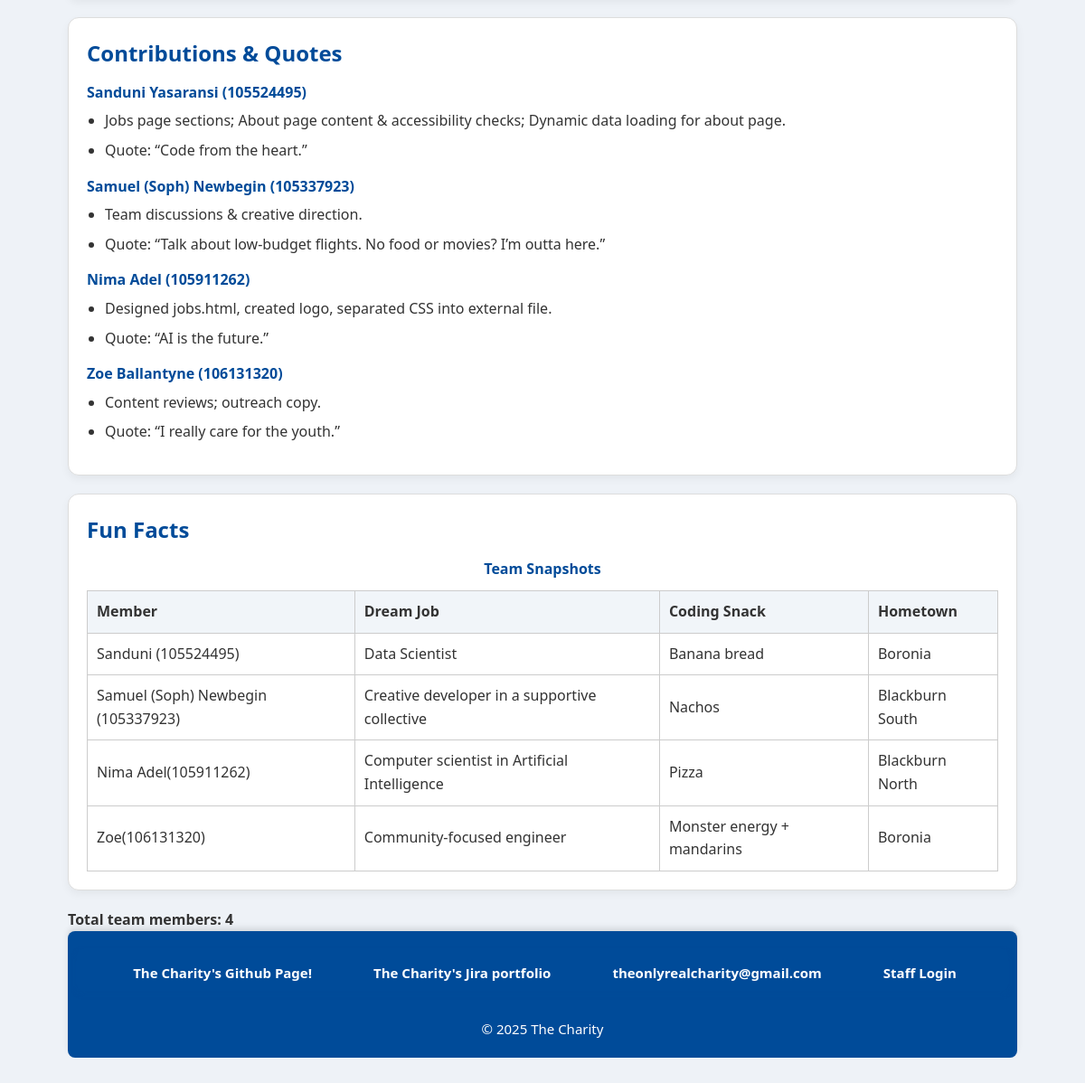
Page /about.php (lower part) on the earlier database version.
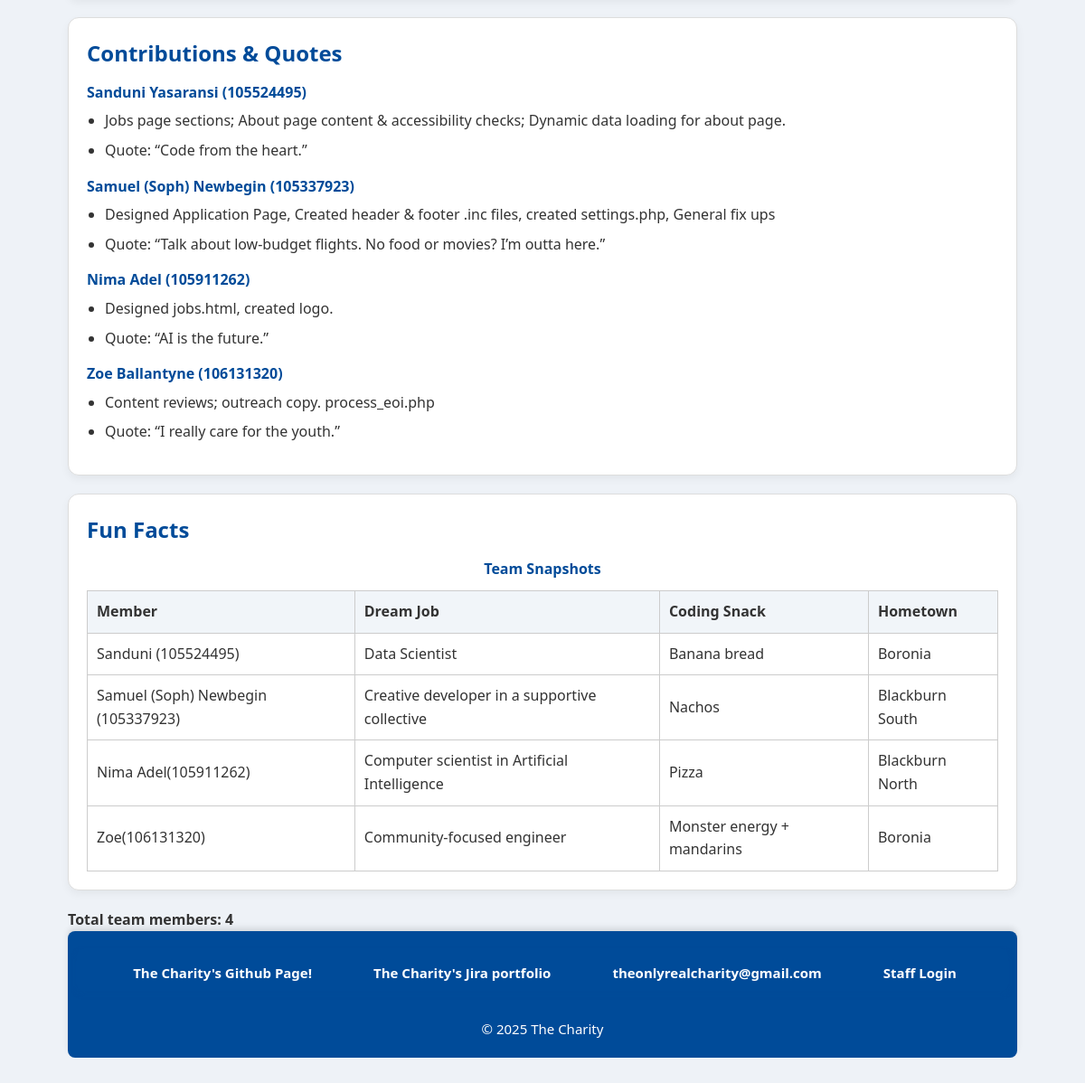
Same page on the later database version.
### tables this page shows
CREATE TABLE `about` (
  `id` int(11) NOT NULL,
  `member_name` varchar(100) NOT NULL,
  `student_id` varchar(20) DEFAULT NULL,
  `contributions` text NOT NULL,
  `quote` text DEFAULT NULL
);

### about.php (the view, shortened to what this page needs)
<?php
require_once 'settings.php';
$membersData = [];
$sql = "SELECT member_name, student_id, contributions, quote FROM about ORDER BY id ASC";
$result = $conn->query($sql);
if ($result && $result->num_rows > 0) {
    while ($row = $result->fetch_assoc()) {
        $membersData[] = $row;
    }
}
require_once 'header.inc';
?>
  <main class="container">
    <section class="card">
      <h2>Contributions &amp; Quotes</h2>
      <dl>
        <?php if (!empty($membersData)): ?>
            <?php foreach ($membersData as $member): ?>
                <dt><?= htmlspecialchars($member['member_name']); ?> (<?= htmlspecialchars($member['student_id']); ?>)</dt>
                <dd>
                    <ul>
                        <li><?= nl2br(htmlspecialchars($member['contributions'])); ?></li>
                        <li>Quote: “<?= htmlspecialchars($member['quote']); ?>”</li>
                    </ul>
                </dd>
            <?php endforeach; ?>
        <?php else: ?>
            <p>No member data available.</p>
        <?php endif; ?>
      </dl>
    </section>
    <section class="card">
      <h2>Fun Facts</h2>
      <table>
        <caption>Team Snapshots</caption>
        <thead>
          <tr>
            <th>Member</th>
            <th>Dream Job</th>
            <th>Coding Snack</th>
            <th>Hometown</th>
          </tr>
        </thead>
        <tbody>
          <tr>
            <td>Sanduni (105524495)</td>
            <td>Data Scientist</td>
            <td>Banana bread</td>
            <td>Boronia</td>
          </tr>
          <tr>
            <td>Samuel (Soph) Newbegin (105337923)</td>
            <td>Creative developer in a supportive collective</td>
            <td>Nachos</td>
            <td>Blackburn South</td>
          </tr>
          <tr>
            <td>Nima Adel(105911262)</td>
            <td>Computer scientist in Artificial Intelligence</td>
            <td>Pizza</td>
            <td>Blackburn North</td>
          </tr>
          <tr>
            <td>Zoe(106131320)</td>
            <td>Community-focused engineer</td>
            <td>Monster energy + mandarins</td>
            <td>Boronia</td>
          </tr>
        </tbody>
      </table>
    </section>
  </main>
<?php
if (!empty($membersData)) {
  echo "<p><strong>Total team members: " . count($membersData) . "</strong></p>";
}
?>
<?php require_once 'footer.inc'; ?>

Differences in the rows shown:
changed about "Samuel (Soph) Newbegin": contributions "Team discussions & creative direction." → "Designed Application Page, Created header & footer .inc files, created settings.php, General fix ups"
changed about "Nima Adel": contributions "Designed jobs.html, created logo, separated CSS into external file." → "Designed jobs.html, created logo."
changed about "Zoe Ballantyne": contributions "Content reviews; outreach copy." → "Content reviews; outreach copy. process_eoi.php"
